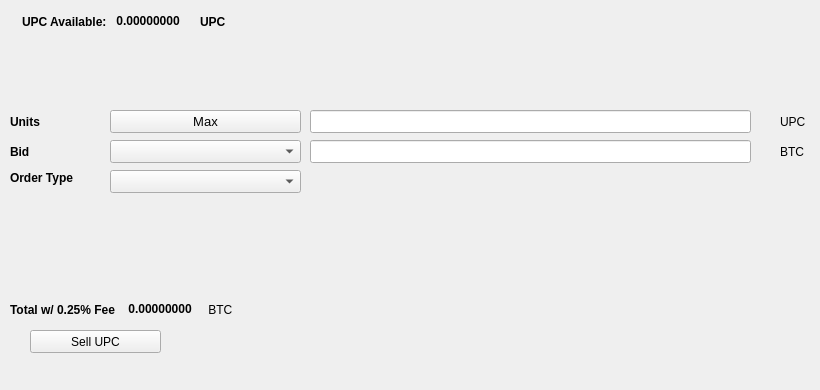
   <widget class="QWidget" name="SellTab">
    <attribute name="title">
     <string>Sell</string>
    </attribute>
    <widget class="QLabel" name="label_16">
     <property name="geometry">
      <rect>
       <x>780</x>
       <y>140</y>
       <width>31</width>
       <height>23</height>
      </rect>
     </property>
     <property name="text">
      <string>BTC</string>
     </property>
    </widget>
    <widget class="QComboBox" name="SellBidcomboBox">
     <property name="geometry">
      <rect>
       <x>110</x>
       <y>140</y>
       <width>191</width>
       <height>23</height>
      </rect>
     </property>
     <property name="font">
      <font>
       <pointsize>10</pointsize>
      </font>
     </property>
    </widget>
    <widget class="QLabel" name="label_18">
     <property name="geometry">
      <rect>
       <x>10</x>
       <y>110</y>
       <width>46</width>
       <height>23</height>
      </rect>
     </property>
     <property name="font">
      <font>
       <weight>75</weight>
       <bold>true</bold>
      </font>
     </property>
     <property name="text">
      <string>Units</string>
     </property>
    </widget>
    <widget class="QPushButton" name="Sell_Max_Amount">
     <property name="geometry">
      <rect>
       <x>110</x>
       <y>110</y>
       <width>191</width>
       <height>23</height>
      </rect>
     </property>
     <property name="font">
      <font>
       <pointsize>10</pointsize>
      </font>
     </property>
     <property name="text">
      <string>Max</string>
     </property>
    </widget>
    <widget class="QLabel" name="label_20">
     <property name="geometry">
      <rect>
       <x>10</x>
       <y>170</y>
       <width>91</width>
       <height>16</height>
      </rect>
     </property>
     <property name="font">
      <font>
       <weight>75</weight>
       <bold>true</bold>
      </font>
     </property>
     <property name="text">
      <string>Order Type</string>
     </property>
    </widget>
    <widget class="QComboBox" name="SellOrdertypeCombo">
     <property name="geometry">
      <rect>
       <x>110</x>
       <y>170</y>
       <width>191</width>
       <height>23</height>
      </rect>
     </property>
     <property name="font">
      <font>
       <pointsize>10</pointsize>
      </font>
     </property>
    </widget>
    <widget class="QLabel" name="label_21">
     <property name="geometry">
      <rect>
       <x>10</x>
       <y>140</y>
       <width>46</width>
       <height>23</height>
      </rect>
     </property>
     <property name="font">
      <font>
       <weight>75</weight>
       <bold>true</bold>
      </font>
     </property>
     <property name="text">
      <string>Bid</string>
     </property>
    </widget>
    <widget class="QLabel" name="label_22">
     <property name="geometry">
      <rect>
       <x>780</x>
       <y>110</y>
       <width>31</width>
       <height>23</height>
      </rect>
     </property>
     <property name="text">
      <string>UPC</string>
     </property>
    </widget>
    <widget class="QLineEdit" name="UnitsInputUPC">
     <property name="geometry">
      <rect>
       <x>310</x>
       <y>110</y>
       <width>441</width>
       <height>23</height>
      </rect>
     </property>
     <property name="font">
      <font>
       <pointsize>9</pointsize>
       <weight>75</weight>
       <bold>true</bold>
      </font>
     </property>
    </widget>
    <widget class="QLineEdit" name="SellBidPriceEdit">
     <property name="geometry">
      <rect>
       <x>310</x>
       <y>140</y>
       <width>441</width>
       <height>23</height>
      </rect>
     </property>
     <property name="font">
      <font>
       <pointsize>9</pointsize>
       <weight>75</weight>
       <bold>true</bold>
      </font>
     </property>
    </widget>
    <widget class="QPushButton" name="SellUPCBTN">
     <property name="geometry">
      <rect>
       <x>30</x>
       <y>330</y>
       <width>131</width>
       <height>23</height>
      </rect>
     </property>
     <property name="text">
      <string>Sell UPC</string>
     </property>
     <property name="icon">
      <iconset resource="../ultrapaycoin">
       <normaloff>:/icons/bitcoin</normaloff>:/icons/bitcoin</iconset>
     </property>
    </widget>
    <widget class="QWidget" name="layoutWidget3">
     <property name="geometry">
      <rect>
       <x>22</x>
       <y>12</y>
       <width>258</width>
       <height>19</height>
      </rect>
     </property>
     <layout class="QHBoxLayout" name="horizontalLayout">
      <item>
       <widget class="QLabel" name="label232_2">
        <property name="font">
         <font>
          <weight>75</weight>
          <bold>true</bold>
         </font>
        </property>
        <property name="text">
         <string>UPC Available:</string>
        </property>
       </widget>
      </item>
      <item>
       <widget class="QLabel" name="UPCAvailableLabel">
        <property name="palette">
         <palette>
          <active>
           <colorrole role="WindowText">
            <brush brushstyle="SolidPattern">
             <color alpha="255">
              <red>0</red>
              <green>0</green>
              <blue>0</blue>
             </color>
            </brush>
           </colorrole>
           <colorrole role="Button">
            <brush brushstyle="SolidPattern">
             <color alpha="255">
              <red>0</red>
              <green>170</green>
              <blue>0</blue>
             </color>
            </brush>
           </colorrole>
           <colorrole role="Light">
            <brush brushstyle="SolidPattern">
             <color alpha="255">
              <red>0</red>
              <green>255</green>
              <blue>0</blue>
             </color>
            </brush>
           </colorrole>
           <colorrole role="Midlight">
            <brush brushstyle="SolidPattern">
             <color alpha="255">
              <red>0</red>
              <green>212</green>
              <blue>0</blue>
             </color>
            </brush>
           </colorrole>
           <colorrole role="Dark">
            <brush brushstyle="SolidPattern">
             <color alpha="255">
              <red>0</red>
              <green>85</green>
              <blue>0</blue>
             </color>
            </brush>
           </colorrole>
           <colorrole role="Mid">
            <brush brushstyle="SolidPattern">
             <color alpha="255">
              <red>0</red>
              <green>113</green>
              <blue>0</blue>
             </color>
            </brush>
           </colorrole>
           <colorrole role="Text">
            <brush brushstyle="SolidPattern">
             <color alpha="255">
              <red>0</red>
              <green>170</green>
              <blue>0</blue>
             </color>
            </brush>
           </colorrole>
           <colorrole role="BrightText">
            <brush brushstyle="SolidPattern">
             <color alpha="255">
              <red>255</red>
              <green>255</green>
              <blue>255</blue>
             </color>
            </brush>
           </colorrole>
           <colorrole role="ButtonText">
            <brush brushstyle="SolidPattern">
             <color alpha="255">
              <red>0</red>
              <green>0</green>
              <blue>0</blue>
             </color>
            </brush>
           </colorrole>
           <colorrole role="Base">
            <brush brushstyle="SolidPattern">
             <color alpha="255">
              <red>255</red>
              <green>255</green>
              <blue>255</blue>
             </color>
            </brush>
           </colorrole>
           <colorrole role="Window">
            <brush brushstyle="SolidPattern">
             <color alpha="255">
              <red>0</red>
              <green>170</green>
              <blue>0</blue>
             </color>
            </brush>
           </colorrole>
           <colorrole role="Shadow">
            <brush brushstyle="SolidPattern">
             <color alpha="255">
              <red>0</red>
              <green>0</green>
              <blue>0</blue>
             </color>
            </brush>
           </colorrole>
           <colorrole role="AlternateBase">
            <brush brushstyle="SolidPattern">
             <color alpha="255">
              <red>127</red>
              <green>212</green>
              <blue>127</blue>
             </color>
            </brush>
           </colorrole>
           <colorrole role="ToolTipBase">
            <brush brushstyle="SolidPattern">
             <color alpha="255">
              <red>255</red>
              <green>255</green>
              <blue>220</blue>
             </color>
            </brush>
           </colorrole>
           <colorrole role="ToolTipText">
            <brush brushstyle="SolidPattern">
             <color alpha="255">
              <red>0</red>
              <green>0</green>
              <blue>0</blue>
             </color>
            </brush>
           </colorrole>
          </active>
          <inactive>
           <colorrole role="WindowText">
            <brush brushstyle="SolidPattern">
             <color alpha="255">
              <red>0</red>
              <green>0</green>
              <blue>0</blue>
             </color>
            </brush>
           </colorrole>
           <colorrole role="Button">
            <brush brushstyle="SolidPattern">
             <color alpha="255">
              <red>0</red>
              <green>170</green>
              <blue>0</blue>
             </color>
            </brush>
           </colorrole>
           <colorrole role="Light">
            <brush brushstyle="SolidPattern">
             <color alpha="255">
              <red>0</red>
              <green>255</green>
              <blue>0</blue>
             </color>
            </brush>
           </colorrole>
           <colorrole role="Midlight">
            <brush brushstyle="SolidPattern">
             <color alpha="255">
              <red>0</red>
              <green>212</green>
              <blue>0</blue>
             </color>
            </brush>
           </colorrole>
           <colorrole role="Dark">
            <brush brushstyle="SolidPattern">
             <color alpha="255">
              <red>0</red>
              <green>85</green>
              <blue>0</blue>
             </color>
            </brush>
           </colorrole>
           <colorrole role="Mid">
            <brush brushstyle="SolidPattern">
             <color alpha="255">
              <red>0</red>
              <green>113</green>
              <blue>0</blue>
             </color>
            </brush>
           </colorrole>
           <colorrole role="Text">
            <brush brushstyle="SolidPattern">
             <color alpha="255">
              <red>0</red>
              <green>170</green>
              <blue>0</blue>
             </color>
            </brush>
           </colorrole>
           <colorrole role="BrightText">
            <brush brushstyle="SolidPattern">
             <color alpha="255">
              <red>255</red>
              <green>255</green>
              <blue>255</blue>
             </color>
            </brush>
           </colorrole>
           <colorrole role="ButtonText">
            <brush brushstyle="SolidPattern">
             <color alpha="255">
              <red>0</red>
              <green>0</green>
              <blue>0</blue>
             </color>
            </brush>
           </colorrole>
           <colorrole role="Base">
            <brush brushstyle="SolidPattern">
             <color alpha="255">
              <red>255</red>
              <green>255</green>
              <blue>255</blue>
             </color>
            </brush>
           </colorrole>
           <colorrole role="Window">
            <brush brushstyle="SolidPattern">
             <color alpha="255">
              <red>0</red>
              <green>170</green>
              <blue>0</blue>
             </color>
            </brush>
           </colorrole>
           <colorrole role="Shadow">
            <brush brushstyle="SolidPattern">
             <color alpha="255">
              <red>0</red>
              <green>0</green>
              <blue>0</blue>
             </color>
            </brush>
           </colorrole>
           <colorrole role="AlternateBase">
            <brush brushstyle="SolidPattern">
             <color alpha="255">
              <red>127</red>
              <green>212</green>
              <blue>127</blue>
             </color>
            </brush>
           </colorrole>
           <colorrole role="ToolTipBase">
            <brush brushstyle="SolidPattern">
             <color alpha="255">
              <red>255</red>
              <green>255</green>
              <blue>220</blue>
             </color>
            </brush>
           </colorrole>
           <colorrole role="ToolTipText">
            <brush brushstyle="SolidPattern">
             <color alpha="255">
              <red>0</red>
              <green>0</green>
              <blue>0</blue>
             </color>
            </brush>
           </colorrole>
          </inactive>
          <disabled>
           <colorrole role="WindowText">
            <brush brushstyle="SolidPattern">
             <color alpha="255">
              <red>0</red>
              <green>85</green>
              <blue>0</blue>
             </color>
            </brush>
           </colorrole>
           <colorrole role="Button">
            <brush brushstyle="SolidPattern">
             <color alpha="255">
              <red>0</red>
              <green>170</green>
              <blue>0</blue>
             </color>
            </brush>
           </colorrole>
           <colorrole role="Light">
            <brush brushstyle="SolidPattern">
             <color alpha="255">
              <red>0</red>
              <green>255</green>
              <blue>0</blue>
             </color>
            </brush>
           </colorrole>
           <colorrole role="Midlight">
            <brush brushstyle="SolidPattern">
             <color alpha="255">
              <red>0</red>
              <green>212</green>
              <blue>0</blue>
             </color>
            </brush>
           </colorrole>
           <colorrole role="Dark">
            <brush brushstyle="SolidPattern">
             <color alpha="255">
              <red>0</red>
              <green>85</green>
              <blue>0</blue>
             </color>
            </brush>
           </colorrole>
           <colorrole role="Mid">
            <brush brushstyle="SolidPattern">
             <color alpha="255">
              <red>0</red>
              <green>113</green>
              <blue>0</blue>
             </color>
            </brush>
           </colorrole>
           <colorrole role="Text">
            <brush brushstyle="SolidPattern">
             <color alpha="255">
              <red>0</red>
              <green>85</green>
              <blue>0</blue>
             </color>
            </brush>
           </colorrole>
           <colorrole role="BrightText">
            <brush brushstyle="SolidPattern">
             <color alpha="255">
              <red>255</red>
              <green>255</green>
              <blue>255</blue>
             </color>
            </brush>
           </colorrole>
           <colorrole role="ButtonText">
            <brush brushstyle="SolidPattern">
             <color alpha="255">
              <red>0</red>
              <green>85</green>
              <blue>0</blue>
             </color>
            </brush>
           </colorrole>
           <colorrole role="Base">
            <brush brushstyle="SolidPattern">
             <color alpha="255">
              <red>0</red>
              <green>170</green>
              <blue>0</blue>
             </color>
            </brush>
           </colorrole>
           <colorrole role="Window">
            <brush brushstyle="SolidPattern">
             <color alpha="255">
              <red>0</red>
              <green>170</green>
              <blue>0</blue>
             </color>
            </brush>
           </colorrole>
           <colorrole role="Shadow">
            <brush brushstyle="SolidPattern">
             <color alpha="255">
              <red>0</red>
              <green>0</green>
              <blue>0</blue>
             </color>
            </brush>
           </colorrole>
           <colorrole role="AlternateBase">
            <brush brushstyle="SolidPattern">
             <color alpha="255">
              <red>0</red>
              <green>170</green>
              <blue>0</blue>
             </color>
            </brush>
           </colorrole>
           <colorrole role="ToolTipBase">
            <brush brushstyle="SolidPattern">
             <color alpha="255">
              <red>255</red>
              <green>255</green>
              <blue>220</blue>
             </color>
            </brush>
           </colorrole>
           <colorrole role="ToolTipText">
            <brush brushstyle="SolidPattern">
             <color alpha="255">
              <red>0</red>
              <green>0</green>
              <blue>0</blue>
             </color>
            </brush>
           </colorrole>
          </disabled>
         </palette>
        </property>
        <property name="font">
         <font>
          <weight>75</weight>
          <bold>true</bold>
         </font>
        </property>
        <property name="text">
         <string> 0.00000000 </string>
        </property>
        <property name="textInteractionFlags">
         <set>Qt::LinksAccessibleByMouse|Qt::TextSelectableByKeyboard|Qt::TextSelectableByMouse</set>
        </property>
       </widget>
      </item>
      <item>
       <widget class="QLabel" name="labelUPC">
        <property name="font">
         <font>
          <weight>75</weight>
          <bold>true</bold>
         </font>
        </property>
        <property name="text">
         <string>UPC</string>
        </property>
       </widget>
      </item>
     </layout>
    </widget>
    <widget class="QWidget" name="layoutWidget">
     <property name="geometry">
      <rect>
       <x>10</x>
       <y>300</y>
       <width>268</width>
       <height>19</height>
      </rect>
     </property>
     <layout class="QHBoxLayout" name="horizontalLayout_2">
      <item>
       <widget class="QLabel" name="label_19">
        <property name="font">
         <font>
          <weight>75</weight>
          <bold>true</bold>
         </font>
        </property>
        <property name="text">
         <string>Total w/ 0.25% Fee </string>
        </property>
       </widget>
      </item>
      <item>
       <widget class="QLabel" name="SellCostLabel">
        <property name="palette">
         <palette>
          <active>
           <colorrole role="WindowText">
            <brush brushstyle="SolidPattern">
             <color alpha="255">
              <red>0</red>
              <green>0</green>
              <blue>0</blue>
             </color>
            </brush>
           </colorrole>
           <colorrole role="Button">
            <brush brushstyle="SolidPattern">
             <color alpha="255">
              <red>0</red>
              <green>170</green>
              <blue>0</blue>
             </color>
            </brush>
           </colorrole>
           <colorrole role="Light">
            <brush brushstyle="SolidPattern">
             <color alpha="255">
              <red>0</red>
              <green>255</green>
              <blue>0</blue>
             </color>
            </brush>
           </colorrole>
           <colorrole role="Midlight">
            <brush brushstyle="SolidPattern">
             <color alpha="255">
              <red>0</red>
              <green>212</green>
              <blue>0</blue>
             </color>
            </brush>
           </colorrole>
           <colorrole role="Dark">
            <brush brushstyle="SolidPattern">
             <color alpha="255">
              <red>0</red>
              <green>85</green>
              <blue>0</blue>
             </color>
            </brush>
           </colorrole>
           <colorrole role="Mid">
            <brush brushstyle="SolidPattern">
             <color alpha="255">
              <red>0</red>
              <green>113</green>
              <blue>0</blue>
             </color>
            </brush>
           </colorrole>
           <colorrole role="Text">
            <brush brushstyle="SolidPattern">
             <color alpha="255">
              <red>0</red>
              <green>170</green>
              <blue>0</blue>
             </color>
            </brush>
           </colorrole>
           <colorrole role="BrightText">
            <brush brushstyle="SolidPattern">
             <color alpha="255">
              <red>255</red>
              <green>255</green>
              <blue>255</blue>
             </color>
            </brush>
           </colorrole>
           <colorrole role="ButtonText">
            <brush brushstyle="SolidPattern">
             <color alpha="255">
              <red>0</red>
              <green>0</green>
              <blue>0</blue>
             </color>
            </brush>
           </colorrole>
           <colorrole role="Base">
            <brush brushstyle="SolidPattern">
             <color alpha="255">
              <red>255</red>
              <green>255</green>
              <blue>255</blue>
             </color>
            </brush>
           </colorrole>
           <colorrole role="Window">
            <brush brushstyle="SolidPattern">
             <color alpha="255">
              <red>0</red>
              <green>170</green>
              <blue>0</blue>
             </color>
            </brush>
           </colorrole>
           <colorrole role="Shadow">
            <brush brushstyle="SolidPattern">
             <color alpha="255">
              <red>0</red>
              <green>0</green>
              <blue>0</blue>
             </color>
            </brush>
           </colorrole>
           <colorrole role="AlternateBase">
            <brush brushstyle="SolidPattern">
             <color alpha="255">
              <red>127</red>
              <green>212</green>
              <blue>127</blue>
             </color>
            </brush>
           </colorrole>
           <colorrole role="ToolTipBase">
            <brush brushstyle="SolidPattern">
             <color alpha="255">
              <red>255</red>
              <green>255</green>
              <blue>220</blue>
             </color>
            </brush>
           </colorrole>
           <colorrole role="ToolTipText">
            <brush brushstyle="SolidPattern">
             <color alpha="255">
              <red>0</red>
              <green>0</green>
              <blue>0</blue>
             </color>
            </brush>
           </colorrole>
          </active>
          <inactive>
           <colorrole role="WindowText">
            <brush brushstyle="SolidPattern">
             <color alpha="255">
              <red>0</red>
              <green>0</green>
              <blue>0</blue>
             </color>
            </brush>
           </colorrole>
           <colorrole role="Button">
            <brush brushstyle="SolidPattern">
             <color alpha="255">
              <red>0</red>
              <green>170</green>
              <blue>0</blue>
             </color>
            </brush>
           </colorrole>
           <colorrole role="Light">
            <brush brushstyle="SolidPattern">
             <color alpha="255">
              <red>0</red>
              <green>255</green>
              <blue>0</blue>
             </color>
            </brush>
           </colorrole>
           <colorrole role="Midlight">
            <brush brushstyle="SolidPattern">
             <color alpha="255">
              <red>0</red>
              <green>212</green>
              <blue>0</blue>
             </color>
            </brush>
           </colorrole>
           <colorrole role="Dark">
            <brush brushstyle="SolidPattern">
             <color alpha="255">
              <red>0</red>
              <green>85</green>
              <blue>0</blue>
             </color>
            </brush>
           </colorrole>
           <colorrole role="Mid">
            <brush brushstyle="SolidPattern">
             <color alpha="255">
              <red>0</red>
              <green>113</green>
              <blue>0</blue>
             </color>
            </brush>
           </colorrole>
           <colorrole role="Text">
            <brush brushstyle="SolidPattern">
             <color alpha="255">
              <red>0</red>
              <green>170</green>
              <blue>0</blue>
             </color>
            </brush>
           </colorrole>
           <colorrole role="BrightText">
            <brush brushstyle="SolidPattern">
             <color alpha="255">
              <red>255</red>
              <green>255</green>
              <blue>255</blue>
             </color>
            </brush>
           </colorrole>
           <colorrole role="ButtonText">
            <brush brushstyle="SolidPattern">
             <color alpha="255">
              <red>0</red>
              <green>0</green>
              <blue>0</blue>
             </color>
            </brush>
           </colorrole>
           <colorrole role="Base">
            <brush brushstyle="SolidPattern">
             <color alpha="255">
              <red>255</red>
              <green>255</green>
              <blue>255</blue>
             </color>
            </brush>
           </colorrole>
           <colorrole role="Window">
            <brush brushstyle="SolidPattern">
             <color alpha="255">
              <red>0</red>
              <green>170</green>
              <blue>0</blue>
             </color>
            </brush>
           </colorrole>
           <colorrole role="Shadow">
            <brush brushstyle="SolidPattern">
             <color alpha="255">
              <red>0</red>
              <green>0</green>
              <blue>0</blue>
             </color>
            </brush>
           </colorrole>
           <colorrole role="AlternateBase">
            <brush brushstyle="SolidPattern">
             <color alpha="255">
              <red>127</red>
              <green>212</green>
              <blue>127</blue>
             </color>
            </brush>
           </colorrole>
           <colorrole role="ToolTipBase">
            <brush brushstyle="SolidPattern">
             <color alpha="255">
              <red>255</red>
              <green>255</green>
              <blue>220</blue>
             </color>
            </brush>
           </colorrole>
           <colorrole role="ToolTipText">
            <brush brushstyle="SolidPattern">
             <color alpha="255">
              <red>0</red>
              <green>0</green>
              <blue>0</blue>
             </color>
            </brush>
           </colorrole>
          </inactive>
          <disabled>
           <colorrole role="WindowText">
            <brush brushstyle="SolidPattern">
             <color alpha="255">
              <red>0</red>
              <green>85</green>
              <blue>0</blue>
             </color>
            </brush>
           </colorrole>
           <colorrole role="Button">
            <brush brushstyle="SolidPattern">
             <color alpha="255">
              <red>0</red>
              <green>170</green>
              <blue>0</blue>
             </color>
            </brush>
           </colorrole>
           <colorrole role="Light">
            <brush brushstyle="SolidPattern">
             <color alpha="255">
              <red>0</red>
              <green>255</green>
              <blue>0</blue>
             </color>
            </brush>
           </colorrole>
           <colorrole role="Midlight">
            <brush brushstyle="SolidPattern">
             <color alpha="255">
              <red>0</red>
              <green>212</green>
              <blue>0</blue>
             </color>
            </brush>
           </colorrole>
           <colorrole role="Dark">
            <brush brushstyle="SolidPattern">
             <color alpha="255">
              <red>0</red>
              <green>85</green>
              <blue>0</blue>
             </color>
            </brush>
           </colorrole>
           <colorrole role="Mid">
            <brush brushstyle="SolidPattern">
             <color alpha="255">
              <red>0</red>
              <green>113</green>
              <blue>0</blue>
             </color>
            </brush>
           </colorrole>
           <colorrole role="Text">
            <brush brushstyle="SolidPattern">
             <color alpha="255">
              <red>0</red>
              <green>85</green>
              <blue>0</blue>
             </color>
            </brush>
           </colorrole>
           <colorrole role="BrightText">
            <brush brushstyle="SolidPattern">
             <color alpha="255">
              <red>255</red>
              <green>255</green>
              <blue>255</blue>
             </color>
            </brush>
           </colorrole>
           <colorrole role="ButtonText">
            <brush brushstyle="SolidPattern">
             <color alpha="255">
              <red>0</red>
              <green>85</green>
              <blue>0</blue>
             </color>
            </brush>
           </colorrole>
           <colorrole role="Base">
            <brush brushstyle="SolidPattern">
             <color alpha="255">
              <red>0</red>
              <green>170</green>
              <blue>0</blue>
             </color>
            </brush>
           </colorrole>
           <colorrole role="Window">
            <brush brushstyle="SolidPattern">
             <color alpha="255">
              <red>0</red>
              <green>170</green>
              <blue>0</blue>
             </color>
            </brush>
           </colorrole>
           <colorrole role="Shadow">
            <brush brushstyle="SolidPattern">
             <color alpha="255">
              <red>0</red>
              <green>0</green>
              <blue>0</blue>
             </color>
            </brush>
           </colorrole>
           <colorrole role="AlternateBase">
            <brush brushstyle="SolidPattern">
             <color alpha="255">
              <red>0</red>
              <green>170</green>
              <blue>0</blue>
             </color>
            </brush>
           </colorrole>
           <colorrole role="ToolTipBase">
            <brush brushstyle="SolidPattern">
             <color alpha="255">
              <red>255</red>
              <green>255</green>
              <blue>220</blue>
             </color>
            </brush>
           </colorrole>
           <colorrole role="ToolTipText">
            <brush brushstyle="SolidPattern">
             <color alpha="255">
              <red>0</red>
              <green>0</green>
              <blue>0</blue>
             </color>
            </brush>
           </colorrole>
          </disabled>
         </palette>
        </property>
        <property name="font">
         <font>
          <weight>75</weight>
          <bold>true</bold>
         </font>
        </property>
        <property name="autoFillBackground">
         <bool>false</bool>
        </property>
        <property name="text">
         <string> 0.00000000</string>
        </property>
        <property name="textInteractionFlags">
         <set>Qt::LinksAccessibleByMouse|Qt::TextSelectableByMouse</set>
        </property>
       </widget>
      </item>
      <item>
       <widget class="QLabel" name="label_17">
        <property name="font">
         <font>
          <weight>50</weight>
          <bold>false</bold>
         </font>
        </property>
        <property name="text">
         <string> BTC</string>
        </property>
       </widget>
      </item>
     </layout>
    </widget>
    <widget class="QLabel" name="label_23">
     <property name="geometry">
      <rect>
       <x>460</x>
       <y>300</y>
       <width>281</width>
       <height>81</height>
      </rect>
     </property>
     <property name="text">
      <string/>
     </property>
     <property name="pixmap">
      <pixmap>:/images/bittrex</pixmap>
     </property>
    </widget>
   </widget>
